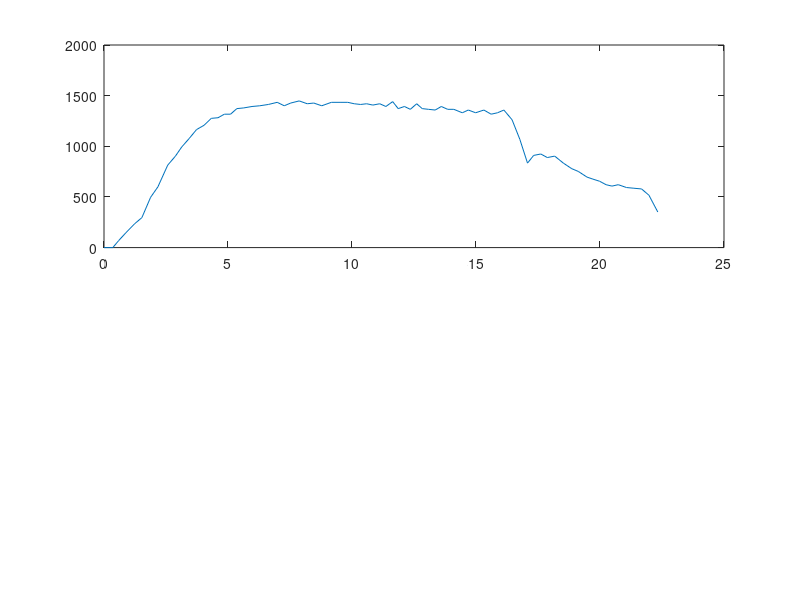

Reproduce this figure in MATLAB. (Note: this script raises an error after producing the figure.)
%% Data Preprocessing 
% By Shayan "Ricky" Gupta (shayang)

%% Script Description
% In this script, the raw flow and pressure data will be prepocessed by (1)
% removing zeros in the beginning of the data (aka time delay) and (2)
% truncating the data at the end of the steady-state of the fist (assumed
% more viscous, therefore higher pressure) phase.

%% Load and Visualize One Raw Data Set

%% Load Data

time = [0.000, 0.355, 0.591, 0.877, 1.230, 1.528, 1.878, 2.174, 2.569, 2.880, 3.133, 3.431, 3.731, 4.031, 4.327, 4.599, 4.853, 5.103, 5.356, 5.637, 5.968, 6.279, 6.628, 6.985, 7.268, 7.528, 7.872, 8.195, 8.458, 8.780, 9.167, 9.518, 9.829, 10.090, 10.347, 10.590, 10.840, 11.118, 11.366, 11.640, 11.863, 12.114, 12.352, 12.608, 12.832, 13.083, 13.356, 13.601, 13.857, 14.106, 14.448, 14.690, 14.985, 15.317, 15.610, 15.869, 16.124, 16.454, 16.767, 17.077, 17.324, 17.612, 17.875, 18.174, 18.523, 18.861, 19.124, 19.476, 19.714, 19.984, 20.244, 20.482, 20.736, 21.067, 21.367, 21.676, 21.973, 22.329];
pressure = [0, 0, 69, 145, 234, 296, 496, 600, 814, 903, 993, 1076, 1165, 1207, 1276, 1282, 1317, 1317, 1372, 1379, 1393, 1400, 1413, 1434, 1400, 1427, 1448, 1420, 1427, 1400, 1434, 1434, 1434, 1420, 1413, 1420, 1407, 1420, 1393, 1441, 1372, 1393, 1365, 1420, 1372, 1365, 1358, 1393, 1365, 1365, 1331, 1358, 1331, 1358, 1317, 1331, 1358, 1262, 1069, 834, 910, 924, 889, 903, 834, 779, 752, 696, 676, 655, 621, 607, 621, 593, 586, 579, 517, 352];
flow = [0.00, 0.12, 4.13, 6.10, 5.99, 5.94, 6.02, 5.94, 5.99, 6.10, 5.86, 6.03, 6.00, 5.94, 6.01, 6.06, 5.93, 6.01, 6.04, 5.98, 5.97, 5.94, 6.03, 5.99, 5.99, 5.99, 5.99, 6.06, 5.88, 6.07, 6.00, 5.90, 6.00, 6.01, 5.92, 6.07, 5.93, 6.10, 5.93, 5.97, 6.03, 5.90, 5.96, 6.05, 5.98, 6.03, 5.97, 6.01, 5.97, 5.96, 6.04, 6.01, 5.95, 5.97, 5.98, 6.00, 5.99, 5.33, 2.26, 0.62, 4.84, 6.01, 5.98, 6.00, 5.98, 5.98, 6.06, 5.97, 6.01, 5.98, 6.02, 5.98, 5.97, 6.01, 5.92, 6.10, 5.08, 0.98];

% Visualize Raw Data
figure %pressure data
subplot(2,1,1); 
    plot(time, pressure);
    xline(16.12); %end of steady state by visual inspection
                  %(around where part of preprocessing should occur)
    xlabel('time(sec)');
    ylabel('pressure(kPa)');
    title('Catheter Flow and Pressure Data');
    
subplot(2,1,2); % flow data
    plot(time, flow);
    xline(16.12);
    xlabel('time(sec)');
    ylabel('flow rate(mL/s)');
    
% Visualize Raw Data's Derivative
% Ricky: I thought it might be useful to use the derivative because I
% expect the end of the first steady state to have a significant
% discontinuity in the derivative.
deriv_pressure = diff(pressure);
deriv_pressure = [0 deriv_pressure];
deriv_flow = diff(flow);
deriv_flow = [0 deriv_flow];

figure %pressure data
subplot(2,1,1); 
    plot(time,deriv_pressure);
    xline(16.12); %end of steady state by visual inspection
                  %(around where part of preprocessing should occur)
    xlabel('time(sec)');
    ylabel('d/dt(pressure(kPa))');
    title('Catheter Flow and Pressure Data');
    
subplot(2,1,2); % flow data
    plot(time,deriv_flow);
    xline(16.12);
    xlabel('time(sec)');
    ylabel('d/dt(flow rate(mL/s))');
    
%% Part 1: Removing Time Delay
% Loop through the beginning of the vector

qstop = size(flow);
qstop = qstop(2); %get length of the data vector

q_i = 1;
while (q_i <= qstop) && (flow(q_i) == 0)
    q_i = q_i + 1;
end

%repeat for pressure
pstop = size(pressure);
pstop = pstop(2); %get length of the data vector

p_i = 1;
while (p_i <= pstop) && (pressure(p_i) == 0)
    p_i = p_i + 1;
end

i = max(p_i, q_i);
new_flow = flow(i:end);
new_pressure = pressure(i:end);
new_time = time(i:end);

% Visualize Partially pre-processed Data
figure %pressure data
subplot(2,1,1); 
    plot(new_time, new_pressure);
    xline(16.12); %end of steady state by visual inspection
                  %(around where part of preprocessing should occur)
    xlabel('time(sec)');
    ylabel('pressure(kPa)');
    title('Catheter Flow and Pressure Data');
    
subplot(2,1,2); % flow data
    plot(new_time, new_flow);
    xline(16.12);
    xlabel('time(sec)');
    ylabel('flow rate(mL/s)');
